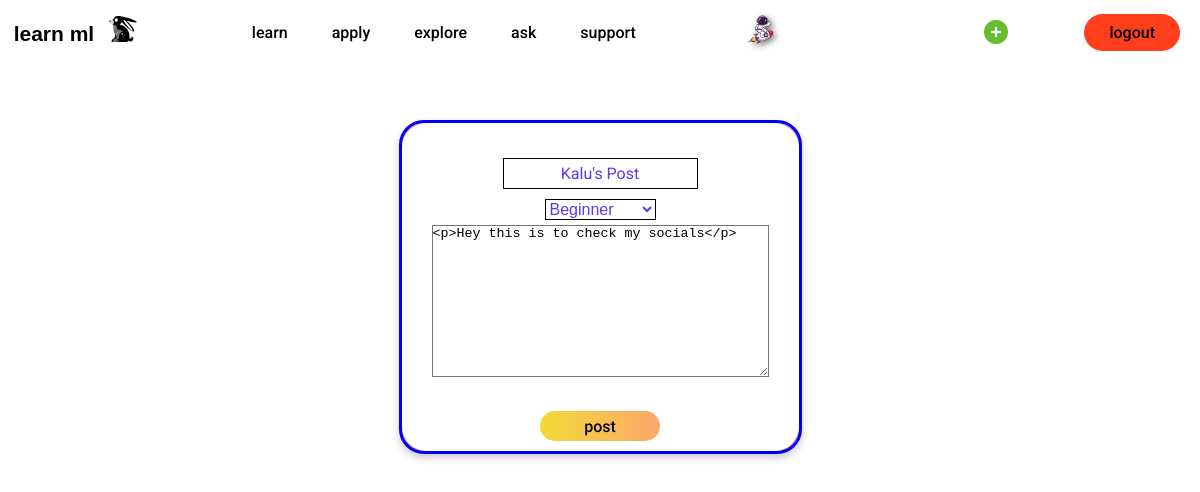
/explore/post/15/Kalu's Post/update/ (signed in), run on the app's committed database.
### users/models.py (models this page shows, shortened)
class Profile(models.Model):
	user = models.OneToOneField(User, on_delete=models.CASCADE)
	bio = models.CharField(blank=True, max_length=100, default='')
	quote = models.CharField(blank=True, max_length=1000, default='')
	image = models.ImageField(default='default.jpg', upload_to='profile_pics')
	fb_link = models.URLField(blank=True, max_length=100, default='#')
	linkedin_link = models.URLField(blank=True, max_length=100, default='#')
	twitter_link = models.URLField(blank=True, max_length=100, default='#')
	insta_link = models.URLField(blank=True, max_length=100, default='#')

### explore/models.py (models this page shows, shortened)
class Post(models.Model):
	title = models.CharField(max_length=100)
	content = HTMLField()
	date_posted = models.DateTimeField(default=timezone.now)
	author = models.ForeignKey(User, on_delete=models.CASCADE)
	POST_AUDIENCE = [
        ('BEG', 'Beginner'),
        ('INT', 'Intermediate'),
        ('EXP', 'Expert'),
    ]
	audience = models.CharField(max_length=3, choices=POST_AUDIENCE, default='BEG',)
	likes = models.ManyToManyField(User, default=None, blank=True, related_name='likes')
	helpfuls = models.ManyToManyField(User, default=None, blank=True, related_name='helpfuls')
	visual_likes = models.ManyToManyField(User, default=None, blank=True, related_name='visual_likes')
	concise_likes = models.ManyToManyField(User, default=None, blank=True, related_name='concise_likes')

### explore/views.py (the view, shortened to what this page needs)
# urls.py: path('post/<int:pk>/<title>/update/', PostUpdateView.as_view(), name='post-update'),
class PostUpdateView(UserPassesTestMixin, LoginRequiredMixin, UpdateView):
	model = Post
	fields = ['title', 'audience', 'content']
	def test_func(self):
		post = self.get_object()
		if self.request.user == post.author:
			return True
		else:
			return False

### explore/templates/explore/post_form.html (shortened to what this page needs)
{% extends "land/base.html" %}
{% load crispy_forms_tags %}
{% block section %}
	<div class='content-section'>
		<form method="POST" class="login-form">
			<fieldset class="form-group-create">
				<div class="form-container-create">
					{{ form|crispy }}
				</div>
				<div class="form-group-down-create">
					<button class='post-btn' type="submit">post</button>
				</div>
			</fieldset>
		</form>
	</div>
{% endblock section %}

### land/templates/land/base.html (shortened to what this page needs)
{% load static %}
<!DOCTYPE html>
	<head>
		<link rel="stylesheet" type="text/css" href="{% static 'css/home.css' %}">
	</head>
	<body>
		<section>
			<header>
				<a href="/">
					<img class="logo" src="{% static 'images/logo.svg' %}" alt="logo">
				</a>
				<nav class="navbar">
					<ul class="nav_links">
						<li>
							<a href="/#down">learn</a>
						</li>
						<li>
							<a href="#">apply</a>
						</li>
						<li>
							<a href="/explore">explore</a>
						</li>
						<li>
							<a href="#">ask</a>
						</li>
						<li>
							<a href="#">support</a>
						</li>
					</ul>
				</nav>
				{% if user.is_authenticated %}
				<a class="cta" href="{% url 'profile' %}">
					<img class="round-account-img-p" src="{{ user.profile.image.url }}" alt="{{ user|make_list|first }}">
				</a>
				<a class="cta" href="{% url 'post-create' %}">
					<i id="post-create-link" class="fas fa-plus-circle"></i>
				</a>
				<a class="cta" href="{% url 'logout' %}">
					<button class="logoutButton">logout</button>
				</a>
				{% else %}
				<a class="cta" href="{% url 'login' %}">
					<button class="loginButton">login</button>
				</a>
				{% endif %}
			</header>
		</section>
		{% block section %} {% endblock %}
	</body>

### land/static/css/home.css (style rules this page uses)
* { box-sizing: : border-box; margin: 0; padding: 0; background-color: #fff; }
li, a, button { font-family: "Roboto", sans-serif; font-weight: 500; font-size: 16px; color: #000; text-decoration: none; }
header { display: flex; align-items: center; justify-content: space-between; position: fixed; top: 0; left: 0; z-index: 2; width: 100%; }
.logo { cursor: pointer; }
.nav_links { list-style: none; }
.nav_links li { display: inline-block; padding: 0px 20px; }
.nav_links li a { transition: all 0.4s ease 0s; border-bottom: 3px solid transparent; }
.logoutButton { padding: 9px 25px; margin-right: 20px; background-color: rgb(255, 62, 28); border: none; border-radius: 50px; cursor: pointer; transition: all 0.4s ease 0s; }
input { font-family: 'Roboto', sans-serif; display: block; margin: 10px; padding: 5px; border: none; font-size: 22px; text-align: center; }
.login-form, .profile-form, .confirm-form { display: flex; justify-content: center; align-items: center; border-radius: 50%; }
.form-group-login, .form-container-confirm, .form-group-profile, .form-group-create, #div_id_password1, #div_id_password2, #div_id_username, #div_id_linkedin_link, #div_id_twitter_link, #div_id_insta_link, #div_id_fb_link, #div_id_password, .form-group-down, .forgot-option-link, .other-auth-container, .auth-desc, #google-icon { background-color: #F0A7A0; }
.form-group-login, .form-group-signup, .form-group-reset, .form-group-create { box-shadow: 0 4px 8px 0 rgba(0,0,0,0.2); border-radius: 25px; overflow: hidden; font-family: "Roboto", sans-serif; width: 30%; height: fit-content; margin-top: 10%; display: block; justify-content: center; align-items: flex-start; border: none; margin-bottom: 10px; transition: all 0.4s ease 0s; }
.form-group-create { border: 3px solid blue; }
.login-btn, .sign-up-btn, .reset-btn, .post-btn, .update-btn { width: 30%; border-radius: 50px; height: 30px; border: none; background: linear-gradient(to right, #f1da36 0%,#fca86c 99%); transition: all 0.5s ease 0s; }
.sign-up-btn, .post-btn { margin-bottom: 10px; }
.form-container, .form-container-create { padding: 30px; font-family: "Roboto", sans-serif; background-color: #F0A7A0; }
.form-container-create { background-color: white; }
input, select { margin: 5px; border: 1px solid black; font-size: 16px; color: #543deb; }
.login-option, .form-group-down-create, .form-group-down-profile { display: flex; justify-content: center; align-items: center; font-family: "Roboto", sans-serif; }
.content-section { position: relative; width: 100%; display: block; height: 95%; }
#id_username::placeholder, #id_password::placeholder, #id_email::placeholder, #id_title::placeholder, #id_new_password1::placeholder, #id_password1::placeholder, #id_new_password2::placeholder, #id_password2::placeholder { opacity: 0.5; }
.form-group { display: flex; justify-content: center; align-items: center; font-family: 'Roboto', sans-serif; }
.round-account-img, .round-account-img-p { display: block; border-radius: 100%; margin: 0; }
.round-account-img-p { width: 32%; height: 32%; transition: all 0.3s ease 0s; }
#post-create-link { background: white; transform: scale(1.5); transition: all 0.4s ease 0s; color: #63bf2e; border-radius: 50%; }

### data on the page
Post: title "Kalu's Post", audience "Beginner", content "<p>Hey this is to check my socials</p>"
